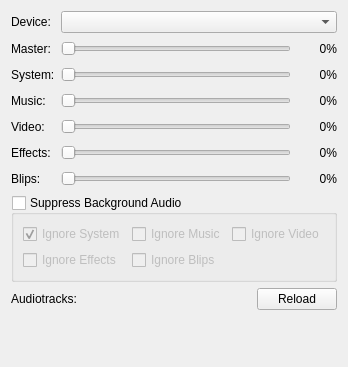
       <widget class="QWidget" name="tab_3">
        <attribute name="title">
         <string>Audio</string>
        </attribute>
        <layout class="QFormLayout" name="formLayout_8">
         <item row="0" column="0" colspan="2">
          <layout class="QFormLayout" name="formLayout_2">
           <item row="0" column="0">
            <widget class="QLabel" name="device_label">
             <property name="text">
              <string>Device:</string>
             </property>
            </widget>
           </item>
           <item row="0" column="1">
            <widget class="QComboBox" name="device"/>
           </item>
           <item row="1" column="0">
            <widget class="QLabel" name="master_label">
             <property name="text">
              <string>Master:</string>
             </property>
            </widget>
           </item>
           <item row="1" column="1">
            <layout class="QHBoxLayout" name="master_layout">
             <item>
              <widget class="QSlider" name="master">
               <property name="sizePolicy">
                <sizepolicy hsizetype="Expanding" vsizetype="Preferred">
                 <horstretch>0</horstretch>
                 <verstretch>0</verstretch>
                </sizepolicy>
               </property>
               <property name="minimumSize">
                <size>
                 <width>0</width>
                 <height>20</height>
                </size>
               </property>
               <property name="maximum">
                <number>100</number>
               </property>
               <property name="orientation">
                <enum>Qt::Horizontal</enum>
               </property>
              </widget>
             </item>
             <item>
              <widget class="QLabel" name="master_value">
               <property name="minimumSize">
                <size>
                 <width>40</width>
                 <height>0</height>
                </size>
               </property>
               <property name="sizeIncrement">
                <size>
                 <width>40</width>
                 <height>0</height>
                </size>
               </property>
               <property name="text">
                <string>0%</string>
               </property>
               <property name="alignment">
                <set>Qt::AlignRight|Qt::AlignTrailing|Qt::AlignVCenter</set>
               </property>
              </widget>
             </item>
            </layout>
           </item>
           <item row="2" column="0">
            <widget class="QLabel" name="system_label">
             <property name="text">
              <string>System:</string>
             </property>
            </widget>
           </item>
           <item row="2" column="1">
            <layout class="QHBoxLayout" name="system_layout">
             <item>
              <widget class="QSlider" name="system">
               <property name="sizePolicy">
                <sizepolicy hsizetype="Expanding" vsizetype="Preferred">
                 <horstretch>0</horstretch>
                 <verstretch>0</verstretch>
                </sizepolicy>
               </property>
               <property name="minimumSize">
                <size>
                 <width>0</width>
                 <height>20</height>
                </size>
               </property>
               <property name="maximum">
                <number>100</number>
               </property>
               <property name="orientation">
                <enum>Qt::Horizontal</enum>
               </property>
              </widget>
             </item>
             <item>
              <widget class="QLabel" name="system_value">
               <property name="minimumSize">
                <size>
                 <width>40</width>
                 <height>0</height>
                </size>
               </property>
               <property name="sizeIncrement">
                <size>
                 <width>40</width>
                 <height>0</height>
                </size>
               </property>
               <property name="text">
                <string>0%</string>
               </property>
               <property name="alignment">
                <set>Qt::AlignRight|Qt::AlignTrailing|Qt::AlignVCenter</set>
               </property>
              </widget>
             </item>
            </layout>
           </item>
           <item row="3" column="0">
            <widget class="QLabel" name="music_label">
             <property name="text">
              <string>Music:</string>
             </property>
            </widget>
           </item>
           <item row="3" column="1">
            <layout class="QHBoxLayout" name="music_layout">
             <item>
              <widget class="QSlider" name="music">
               <property name="sizePolicy">
                <sizepolicy hsizetype="Expanding" vsizetype="Preferred">
                 <horstretch>0</horstretch>
                 <verstretch>0</verstretch>
                </sizepolicy>
               </property>
               <property name="minimumSize">
                <size>
                 <width>0</width>
                 <height>20</height>
                </size>
               </property>
               <property name="maximum">
                <number>100</number>
               </property>
               <property name="orientation">
                <enum>Qt::Horizontal</enum>
               </property>
              </widget>
             </item>
             <item>
              <widget class="QLabel" name="music_value">
               <property name="minimumSize">
                <size>
                 <width>40</width>
                 <height>0</height>
                </size>
               </property>
               <property name="sizeIncrement">
                <size>
                 <width>40</width>
                 <height>0</height>
                </size>
               </property>
               <property name="text">
                <string>0%</string>
               </property>
               <property name="alignment">
                <set>Qt::AlignRight|Qt::AlignTrailing|Qt::AlignVCenter</set>
               </property>
              </widget>
             </item>
            </layout>
           </item>
           <item row="5" column="0">
            <widget class="QLabel" name="effects_label">
             <property name="text">
              <string>Effects:</string>
             </property>
            </widget>
           </item>
           <item row="5" column="1">
            <layout class="QHBoxLayout" name="effect_layout">
             <item>
              <widget class="QSlider" name="effect">
               <property name="sizePolicy">
                <sizepolicy hsizetype="Expanding" vsizetype="Preferred">
                 <horstretch>0</horstretch>
                 <verstretch>0</verstretch>
                </sizepolicy>
               </property>
               <property name="minimumSize">
                <size>
                 <width>0</width>
                 <height>20</height>
                </size>
               </property>
               <property name="maximum">
                <number>100</number>
               </property>
               <property name="orientation">
                <enum>Qt::Horizontal</enum>
               </property>
              </widget>
             </item>
             <item>
              <widget class="QLabel" name="effect_value">
               <property name="minimumSize">
                <size>
                 <width>40</width>
                 <height>0</height>
                </size>
               </property>
               <property name="text">
                <string>0%</string>
               </property>
               <property name="alignment">
                <set>Qt::AlignRight|Qt::AlignTrailing|Qt::AlignVCenter</set>
               </property>
              </widget>
             </item>
            </layout>
           </item>
           <item row="6" column="0">
            <widget class="QLabel" name="blips_label">
             <property name="text">
              <string>Blips:</string>
             </property>
            </widget>
           </item>
           <item row="6" column="1">
            <layout class="QHBoxLayout" name="blip_layout">
             <item>
              <widget class="QSlider" name="blip">
               <property name="sizePolicy">
                <sizepolicy hsizetype="Expanding" vsizetype="Preferred">
                 <horstretch>0</horstretch>
                 <verstretch>0</verstretch>
                </sizepolicy>
               </property>
               <property name="minimumSize">
                <size>
                 <width>0</width>
                 <height>20</height>
                </size>
               </property>
               <property name="maximum">
                <number>100</number>
               </property>
               <property name="orientation">
                <enum>Qt::Horizontal</enum>
               </property>
              </widget>
             </item>
             <item>
              <widget class="QLabel" name="blip_value">
               <property name="minimumSize">
                <size>
                 <width>40</width>
                 <height>0</height>
                </size>
               </property>
               <property name="text">
                <string>0%</string>
               </property>
               <property name="alignment">
                <set>Qt::AlignRight|Qt::AlignTrailing|Qt::AlignVCenter</set>
               </property>
              </widget>
             </item>
            </layout>
           </item>
           <item row="4" column="0">
            <widget class="QLabel" name="effects_label_2">
             <property name="text">
              <string>Video:</string>
             </property>
            </widget>
           </item>
           <item row="4" column="1">
            <layout class="QHBoxLayout" name="video_layout">
             <item>
              <widget class="QSlider" name="video">
               <property name="sizePolicy">
                <sizepolicy hsizetype="Expanding" vsizetype="Preferred">
                 <horstretch>0</horstretch>
                 <verstretch>0</verstretch>
                </sizepolicy>
               </property>
               <property name="minimumSize">
                <size>
                 <width>0</width>
                 <height>20</height>
                </size>
               </property>
               <property name="maximum">
                <number>100</number>
               </property>
               <property name="orientation">
                <enum>Qt::Horizontal</enum>
               </property>
              </widget>
             </item>
             <item>
              <widget class="QLabel" name="video_value">
               <property name="minimumSize">
                <size>
                 <width>40</width>
                 <height>0</height>
                </size>
               </property>
               <property name="text">
                <string>0%</string>
               </property>
               <property name="alignment">
                <set>Qt::AlignRight|Qt::AlignTrailing|Qt::AlignVCenter</set>
               </property>
              </widget>
             </item>
            </layout>
           </item>
          </layout>
         </item>
         <item row="1" column="0" colspan="2">
          <widget class="QGroupBox" name="suppress_background_audio">
           <property name="toolTip">
            <string>&lt;html&gt;&lt;head/&gt;&lt;body&gt;&lt;p&gt;If enabled, audio will be temporarily suppressed when the client is not in focus.&lt;br/&gt;&lt;br/&gt;This option is never applied to the System audio channel.&lt;/p&gt;&lt;/body&gt;&lt;/html&gt;</string>
           </property>
           <property name="title">
            <string>Suppress Background Audio</string>
           </property>
           <property name="checkable">
            <bool>true</bool>
           </property>
           <property name="checked">
            <bool>false</bool>
           </property>
           <layout class="QGridLayout" name="gridLayout_2">
            <item row="0" column="1">
             <widget class="QCheckBox" name="music_ignore_suppression">
              <property name="toolTip">
               <string>&lt;html&gt;&lt;head/&gt;&lt;body&gt;&lt;p&gt;If enabled, the audio channel will not be suppressed when the option [&lt;span style=&quot; color:#0000ff;&quot;&gt;Suppress Background Audio&lt;/span&gt;] is enabled and activated.&lt;/p&gt;&lt;/body&gt;&lt;/html&gt;</string>
              </property>
              <property name="text">
               <string>Ignore Music</string>
              </property>
             </widget>
            </item>
            <item row="1" column="1">
             <widget class="QCheckBox" name="blip_ignore_suppression">
              <property name="toolTip">
               <string>&lt;html&gt;&lt;head/&gt;&lt;body&gt;&lt;p&gt;If enabled, the audio channel will not be suppressed when the option [&lt;font style=&quot; color:#0000ff;&quot;&gt;Suppress Background Audio&lt;/font&gt;] is enabled and activated.&lt;/p&gt;&lt;/body&gt;&lt;/html&gt;</string>
              </property>
              <property name="text">
               <string>Ignore Blips</string>
              </property>
             </widget>
            </item>
            <item row="0" column="0">
             <widget class="QCheckBox" name="system_ignore_suppression">
              <property name="enabled">
               <bool>false</bool>
              </property>
              <property name="toolTip">
               <string>&lt;html&gt;&lt;head/&gt;&lt;body&gt;&lt;p&gt;If enabled, the audio channel will not be suppressed when the option [&lt;font style=&quot; color:#0000ff;&quot;&gt;Suppress Background Audio&lt;/font&gt;] is enabled and activated.&lt;/p&gt;&lt;/body&gt;&lt;/html&gt;</string>
              </property>
              <property name="text">
               <string>Ignore System</string>
              </property>
              <property name="checkable">
               <bool>true</bool>
              </property>
              <property name="checked">
               <bool>true</bool>
              </property>
             </widget>
            </item>
            <item row="1" column="0">
             <widget class="QCheckBox" name="effect_ignore_suppression">
              <property name="toolTip">
               <string>&lt;html&gt;&lt;head/&gt;&lt;body&gt;&lt;p&gt;If enabled, the audio channel will not be suppressed when the option [&lt;font style=&quot; color:#0000ff;&quot;&gt;Suppress Background Audio&lt;/font&gt;] is enabled and activated.&lt;/p&gt;&lt;/body&gt;&lt;/html&gt;</string>
              </property>
              <property name="text">
               <string>Ignore Effects</string>
              </property>
             </widget>
            </item>
            <item row="0" column="2">
             <widget class="QCheckBox" name="video_ignore_suppression">
              <property name="toolTip">
               <string>&lt;html&gt;&lt;head/&gt;&lt;body&gt;&lt;p&gt;If enabled, the audio channel will not be suppressed when the option [&lt;span style=&quot; color:#0000ff;&quot;&gt;Suppress Background Audio&lt;/span&gt;] is enabled and activated.&lt;/p&gt;&lt;/body&gt;&lt;/html&gt;</string>
              </property>
              <property name="text">
               <string>Ignore Video</string>
              </property>
             </widget>
            </item>
           </layout>
          </widget>
         </item>
         <item row="2" column="1">
          <layout class="QHBoxLayout" name="horizontalLayout_7">
           <item>
            <spacer name="horizontalSpacer_3">
             <property name="orientation">
              <enum>Qt::Horizontal</enum>
             </property>
             <property name="sizeHint" stdset="0">
              <size>
               <width>40</width>
               <height>20</height>
              </size>
             </property>
            </spacer>
           </item>
           <item>
            <widget class="QPushButton" name="reload_audiotracks">
             <property name="text">
              <string>Reload</string>
             </property>
            </widget>
           </item>
          </layout>
         </item>
         <item row="4" column="0" colspan="2">
          <spacer name="verticalSpacer_3">
           <property name="orientation">
            <enum>Qt::Vertical</enum>
           </property>
           <property name="sizeHint" stdset="0">
            <size>
             <width>20</width>
             <height>40</height>
            </size>
           </property>
          </spacer>
         </item>
         <item row="2" column="0">
          <widget class="QLabel" name="label">
           <property name="text">
            <string>Audiotracks:</string>
           </property>
          </widget>
         </item>
        </layout>
       </widget>
